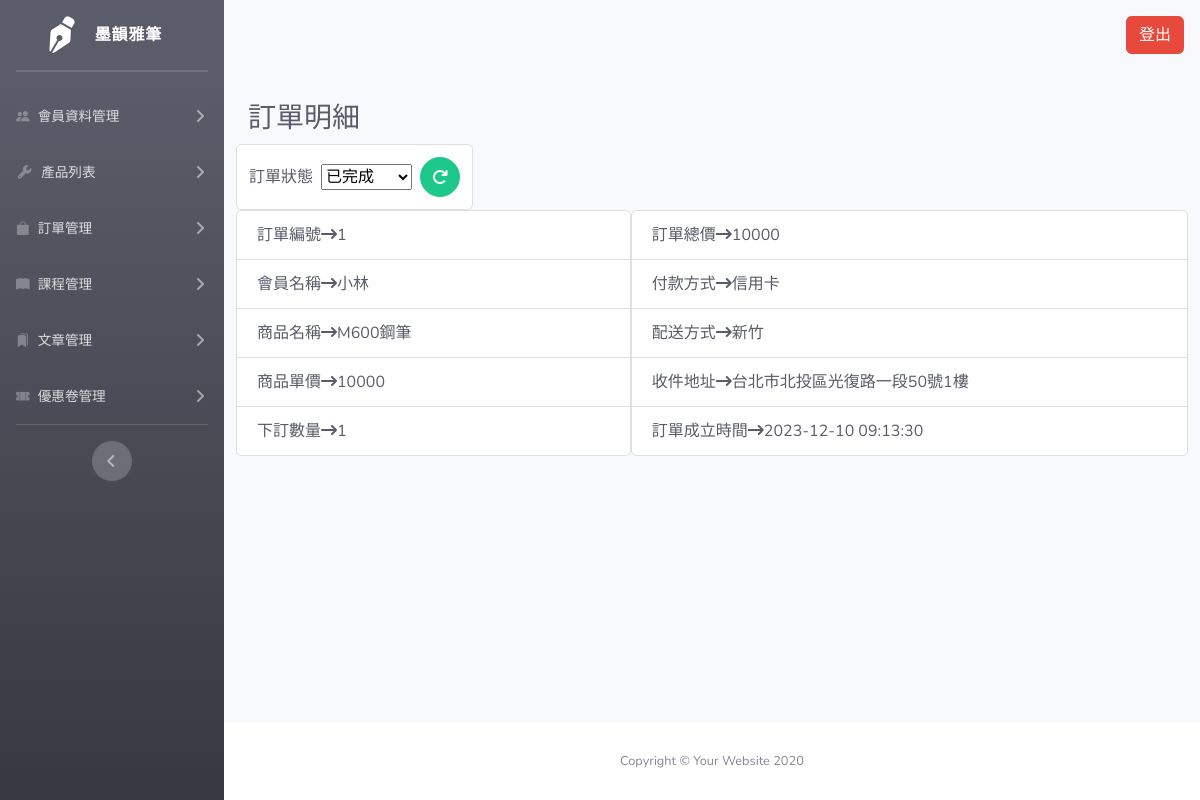
The page /admin/inventory/orderdetail.php?id=1 on the database its author committed.
### tables this page shows
CREATE TABLE `orderlist` (
  `id` int(10) UNSIGNED NOT NULL,
  `user_name` varchar(100) NOT NULL,
  `product_name` varchar(100) NOT NULL,
  `count` int(10) UNSIGNED NOT NULL,
  `totalprice` int(10) UNSIGNED NOT NULL,
  `created_at` datetime NOT NULL,
  `order_status` int(3) NOT NULL,
  `product_price` int(10) UNSIGNED NOT NULL,
  `payment_method` varchar(100) NOT NULL,
  `shipping_method` varchar(100) NOT NULL,
  `recipient_address` varchar(100) NOT NULL
);

CREATE TABLE `orderliststatus` (
  `id` int(3) UNSIGNED NOT NULL,
  `status` varchar(100) NOT NULL
);

### admin/inventory/orderdetail.php (the view, shortened to what this page needs)
<?php
require_once("../config/dbConnect.php");
$id = $_GET["id"];
$sql = "SELECT orderlist.*, orderliststatus.status FROM orderlist JOIN orderliststatus ON orderlist.order_status = orderliststatus.id WHERE orderlist.id='$id' ";
$result = $conn->query($sql);
$rows = $result->fetch_all(MYSQLI_ASSOC);
?>
<!DOCTYPE html>
<html lang="en">
<head>
    <link href="../public/vendor/fontawesome-free/css/all.min.css" rel="stylesheet" type="text/css">
    <link href="../public/css/sb-admin-2.min.css" rel="stylesheet">
    <link href="../public/vendor/datatables/dataTables.bootstrap4.min.css" rel="stylesheet">
    <link rel="stylesheet" href="https://cdnjs.cloudflare.com/ajax/libs/font-awesome/6.5.1/css/all.min.css" />
    <link rel="stylesheet" href="https://cdn.jsdelivr.net/npm/bootstrap-icons@1.11.2/font/bootstrap-icons.min.css">
</head>
<body id="page-top">
    <div id="wrapper">
        <ul class="navbar-nav bg-gradient-dark sidebar sidebar-dark accordion" id="accordionSidebar">
            <a class="sidebar-brand d-flex align-items-center justify-content-center" href="../admin.php">
                <div class="sidebar-brand-icon rotate-n-15">
                    <i class="fas  fa-pen-nib "></i>
                </div>
                <div class="sidebar-brand-text mx-3">墨韻雅筆</div>
            </a>
            <hr class="sidebar-divider my-0">
            <hr class="sidebar-divider">
            <li class="nav-item">
                <a class="nav-link collapsed" href="#" data-toggle="collapse" data-target="#users" aria-expanded="true" aria-controls="users">
                    <i class="bi bi-people-fill"></i>
                    <span>會員資料管理</span>
                </a>
            </li>
            <li class="nav-item">
                <a class="nav-link collapsed" href="#" data-toggle="collapse" data-target="#product" aria-expanded="true" aria-controls="product">
                    <i class="fas fa-fw fa-wrench"></i>
                    <span>產品列表</span>
                </a>
            </li>
            <li class="nav-item">
                <a class="nav-link collapsed" href="../inventory/orderlist.php" data-toggle="collapse" data-target="#order" aria-expanded="true" aria-controls="order">
                    <i class="bi bi-bag-fill"></i>
                    <span>訂單管理</span>
                </a>
            </li>
            <li class="nav-item">
                <a class="nav-link collapsed" href="#" data-toggle="collapse" data-target="#course" aria-expanded="true" aria-controls="course">
                    <i class="bi bi-book-fill"></i>
                    <span>課程管理</span>
                </a>
            </li>
            <li class="nav-item">
                <a class="nav-link collapsed" href="#" data-toggle="collapse" data-target="#article" aria-expanded="true" aria-controls="article">
                    <i class="bi bi-bookmarks-fill"></i>
                    <span>文章管理</span>
                </a>
            </li>
            <li class="nav-item">
                <a class="nav-link collapsed" href="#" data-toggle="collapse" data-target="#coupon" aria-expanded="true" aria-controls="coupon">
                    <i class="bi bi-ticket-perforated-fill"></i>
                    <span>優惠卷管理</span>
                </a>
            </li>
            <hr class="sidebar-divider">
            <div class="text-center d-none d-md-inline">
                <button class="rounded-circle border-0" id="sidebarToggle"></button>
            </div>
        </ul>
        <div id="content-wrapper" class="d-flex flex-column">
            <div id="content">
                <ul class="navbar-nav ml-auto mt-3 mr-3">
                    <form class="form-inline ml-auto" action="doMemberLogout.php" method="post"> <button type="submit" class="btn btn-danger">登出</button></form>
                </ul>
                <div class="container">
                    <div class="mx-auto mt-5">
                        <?php foreach ($rows as $row) : ?>
                            <h1 class="h3 text-dark text-left">訂單明細</h1>
                            <div class="row justify-content-start">
                                <ul class="list-group text-dark ">
                                    <li class="list-group-item ">
                                        <form action="doUpdateOrderStatus.php" method="post" class="row align-items-center">
                                            <div class="mx-1">訂單狀態</div>
                                            <select class="mx-1" name="status" id="status">
                                                <?php
                                                $sqlo = "SELECT * FROM orderliststatus";
                                                $resulto = $conn->query($sqlo);
                                                $rowos = $resulto->fetch_all(MYSQLI_ASSOC);
                                                ?>
                                                <?php foreach ($rowos as $rowo) : ?>
                                                    <option value="<?= $rowo["id"] ?>" <?php if ($rowo["id"] == $row["order_status"]) echo "selected"; ?>>
                                                        <?= $rowo["status"] ?>
                                                    </option>
                                                <?php endforeach; ?>
                                            </select>
                                            <button class="btn btn-success btn-circle mx-1" type="submit" id="" name="id" value='<?= $row["id"] ?>'><i class="fa-solid fa-arrow-rotate-right"></i></button>
                                        </form>
                                    </li>
                                </ul>
                            </div>
                            <div class="row">
                                <ul class="list-group text-dark flex-fill">
                                    <li class="list-group-item">訂單編號<i class="fa-solid fa-arrow-right-long"></i><?= $row["id"] ?></li>
                                    <li class="list-group-item">會員名稱<i class="fa-solid fa-arrow-right-long"></i><?= $row["user_name"] ?></li>
                                    <li class="list-group-item">商品名稱<i class="fa-solid fa-arrow-right-long"></i><?= $row["product_name"] ?></li>
                                    <li class="list-group-item">商品單價<i class="fa-solid fa-arrow-right-long"></i><?= $row["product_price"] ?></li>
                                    <li class="list-group-item">下訂數量<i class="fa-solid fa-arrow-right-long"></i><?= $row["count"] ?></li>
                                </ul>
                                <ul class="list-group text-dark flex-fill">
                                    <li class="list-group-item">訂單總價<i class="fa-solid fa-arrow-right-long"></i><?= $row["totalprice"] ?></li>
                                    <li class="list-group-item">付款方式<i class="fa-solid fa-arrow-right-long"></i><?= $row["payment_method"] ?></li>
                                    <li class="list-group-item">配送方式<i class="fa-solid fa-arrow-right-long"></i><?= $row["shipping_method"] ?></li>
                                    <li class="list-group-item">收件地址<i class="fa-solid fa-arrow-right-long"></i><?= $row["recipient_address"] ?></li>
                                    <li class="list-group-item">訂單成立時間<i class="fa-solid fa-arrow-right-long"></i><?= $row["created_at"] ?></li>
                                </ul>
                            </div>
                        <?php endforeach; ?>
                    </div>
                </div>
            </div>
            <footer class="sticky-footer bg-white">
                <div class="container my-auto">
                    <div class="copyright text-center my-auto">
                        <span>Copyright &copy; Your Website 2020</span>
                    </div>
                </div>
            </footer>
        </div>
    </div>
</body>
</html>

### rows shown on the page
orderlist: status "已完成", id "1", user_name "小林", product_name "M600鋼筆", product_price "10000", count "1", totalprice "10000", payment_method "信用卡", shipping_method "新竹", recipient_address "台北市北投區光復路一段50號1樓", created_at "2023-12-10 09:13:30"
